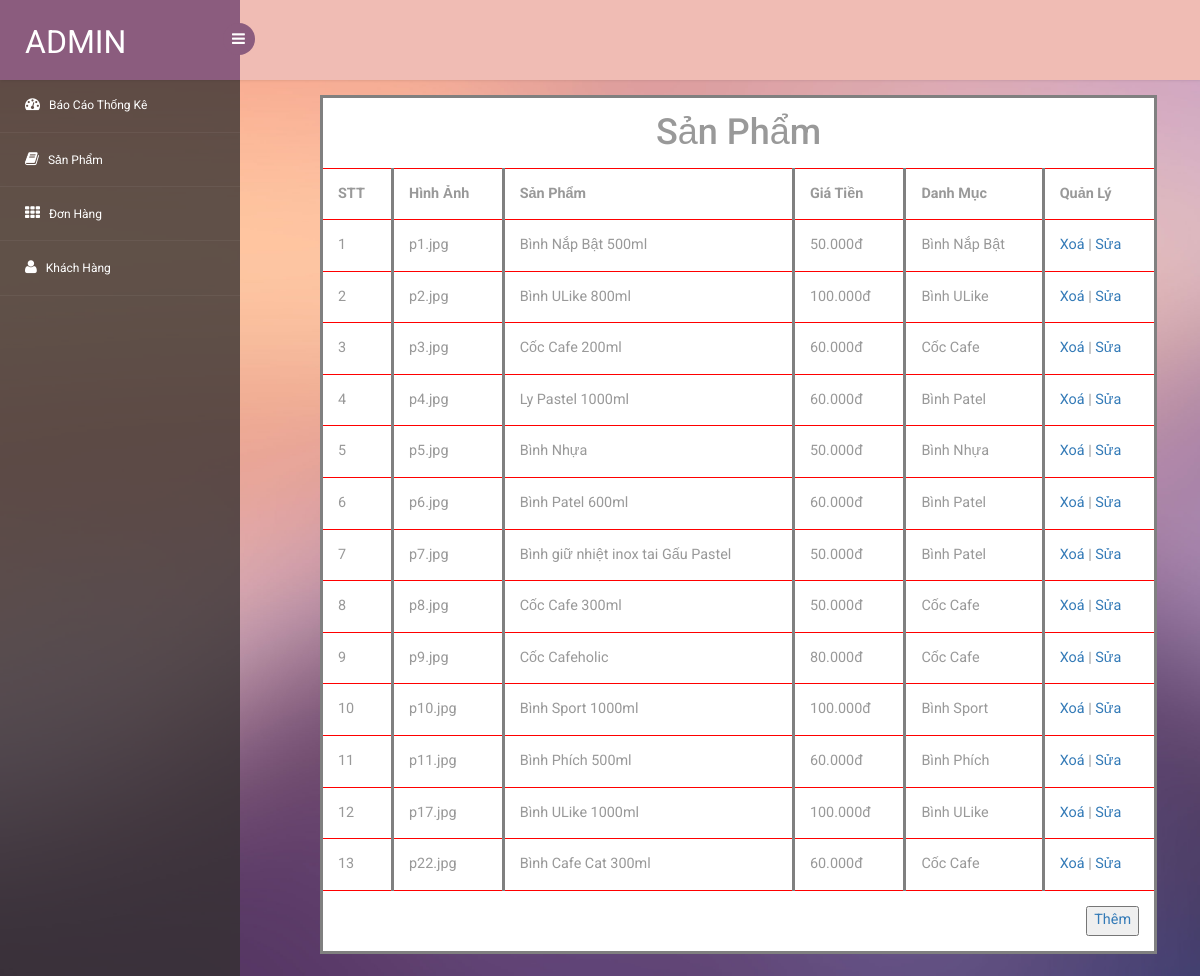
/admin/sanpham.php, run on the app's committed database.
### tables this page shows
CREATE TABLE `danhmuc` (
  `id` int NOT NULL,
  `HinhAnh` varchar(500) NOT NULL,
  `Ten_Danh_Muc` varchar(500) NOT NULL,
  `GiaTien` decimal(10,3) NOT NULL,
  `DanhMuc` varchar(500) NOT NULL
);

### admin/main.php (called while the page is built, shortened)
<?php
include("danhmuc/lietke.php");
?>

### admin/danhmuc/lietke.php (the view, shortened to what this page needs)
<?php
$sql_lietke = "SELECT * FROM danhmuc ORDER BY id ASC";
$row_liet_ke = mysqli_query($mysqli,$sql_lietke);
?>
<body>
<section id="main-content">
	<section class="wrapper">
							<table class="table stats-table tt" style="width:90%">
              <td colspan="6" class = "sp" ><h1 style="text-align: center; ">Sản Phẩm</h1></td>
<tr>
    <th>STT</th>
    <th>Hình Ảnh</th>
    <th>Sản Phẩm</th>
    <th>Giá Tiền</th>
    <th>Danh Mục</th>
    <th>Quản Lý</th>
  </tr>
  <?php
  while($rows = mysqli_fetch_array($row_liet_ke)){
  ?>
  <tr>
  <td><?php echo $rows['id'] ?></td>
  <td><?php echo $rows['HinhAnh'] ?></td>
    <td><?php echo $rows['Ten_Danh_Muc'] ?></td>
    <td><?php echo $rows['GiaTien'] ?>đ</td>
    <td><?php echo $rows['DanhMuc'] ?></td>
    <td><a href="danhmuc/xuly.php?id=<?php echo $rows['id'] ?>" onclick="return confirm('Bạn có chắc chắn muốn xoá không?')">Xoá</a> | <a href="?id=<?php echo $rows['id'] ?>&query=sua">Sửa</a> </td>
    <?php
    }?>
  </tr>
  <tr>
    <td colspan="6" ><a href="?query=them"><button style='float: right; height: 30px'>Thêm</button></a></td>
  </tr>
</table>
</section>
</section>

### admin/css/style.css (style rules this page uses)
h4, h5, h6, h1, h2, h3 { margin: 0; }
html, body { font-family: 'Roboto', sans-serif; font-size: 100%; overflow-x: hidden; background: url(../images/bg.jpg) no-repeat 0px 0px; background-size:cover; }
body a { transition: 0.5s all ease; -webkit-transition: 0.5s all ease; -moz-transition: 0.5s all ease; -o-transition: 0.5s all ease; -ms-transition: 0.5s all ease; text-decoration:none; }
h1,h2,h3,h4,h5,h6 { margin:0; }
#main-content { margin-left:240px; -webkit-transition:all .3s ease-in-out; -moz-transition:all .3s ease-in-out; -o-transition:all .3s ease-in-out; transition:all .3s ease-in-out; }
.wrapper { display:inline-block; margin-top:80px; padding:15px; width:100%; }
.table>tbody>tr>td, .table>tbody>tr>th, .table>tfoot>tr>td, .table>tfoot>tr>th, .table>thead>tr>td, .table>thead>tr>th { border-bottom: 1px solid red ! important; }
.table.stats-table { margin-bottom: 0; }
.stats-table td { font-size: 0.9em; color: #555; padding: 11px !important; }
.table > thead > tr > th, .table > tbody > tr > th, .table > tfoot > tr > th, .table > thead > tr > td, .table > tbody > tr > td, .table > tfoot > tr > td { border-top: none !important; }
.table td, .table>tbody>tr>td, .table>tbody>tr>th, .table>tfoot>tr>td, .table>tfoot>tr>th, .table>thead>tr>td, .table>thead>tr>th { padding: 15px!important; }
.table > thead > tr > th, .table > tbody > tr > th, .table > tfoot > tr > th, .table > thead > tr > td, .table > tbody > tr > td, .table > tfoot > tr > td { font-size: 0.9em; color: #999; border-top: none !important; }

### admin/danhmuc/lietke.php (style rules this page uses)
.tt { position: relative; top: 0px; left: 65px; }
table, th, td { border:3px solid gray; background-color: white; }

### data on the page
danhmuc: id "1", HinhAnh "p1.jpg", Ten_Danh_Muc "Bình Nắp Bật 500ml", GiaTien "50.000", DanhMuc "Bình Nắp Bật"
danhmuc: id "2", HinhAnh "p2.jpg", Ten_Danh_Muc "Bình ULike 800ml", GiaTien "100.000", DanhMuc "Bình ULike"
danhmuc: id "3", HinhAnh "p3.jpg", Ten_Danh_Muc "Cốc Cafe 200ml", GiaTien "60.000", DanhMuc "Cốc Cafe"
danhmuc: id "4", HinhAnh "p4.jpg", Ten_Danh_Muc "Ly Pastel 1000ml", GiaTien "60.000", DanhMuc "Bình Patel"
danhmuc: id "5", HinhAnh "p5.jpg", Ten_Danh_Muc "Bình Nhựa", GiaTien "50.000", DanhMuc "Bình Nhựa"
danhmuc: id "6", HinhAnh "p6.jpg", Ten_Danh_Muc "Bình Patel 600ml", GiaTien "60.000", DanhMuc "Bình Patel"
danhmuc: id "7", HinhAnh "p7.jpg", Ten_Danh_Muc "Bình giữ nhiệt inox tai Gấu Pastel", GiaTien "50.000", DanhMuc "Bình Patel"
danhmuc: id "8", HinhAnh "p8.jpg", Ten_Danh_Muc "Cốc Cafe 300ml", GiaTien "50.000", DanhMuc "Cốc Cafe"
danhmuc: id "9", HinhAnh "p9.jpg", Ten_Danh_Muc "Cốc Cafeholic", GiaTien "80.000", DanhMuc "Cốc Cafe"
danhmuc: id "10", HinhAnh "p10.jpg", Ten_Danh_Muc "Bình Sport 1000ml", GiaTien "100.000", DanhMuc "Bình Sport"
danhmuc: id "11", HinhAnh "p11.jpg", Ten_Danh_Muc "Bình Phích 500ml", GiaTien "60.000", DanhMuc "Bình Phích"
danhmuc: id "12", HinhAnh "p17.jpg", Ten_Danh_Muc "Bình ULike 1000ml", GiaTien "100.000", DanhMuc "Bình ULike"
danhmuc: id "13", HinhAnh "p22.jpg", Ten_Danh_Muc "Bình Cafe Cat 300ml", GiaTien "60.000", DanhMuc "Cốc Cafe"
